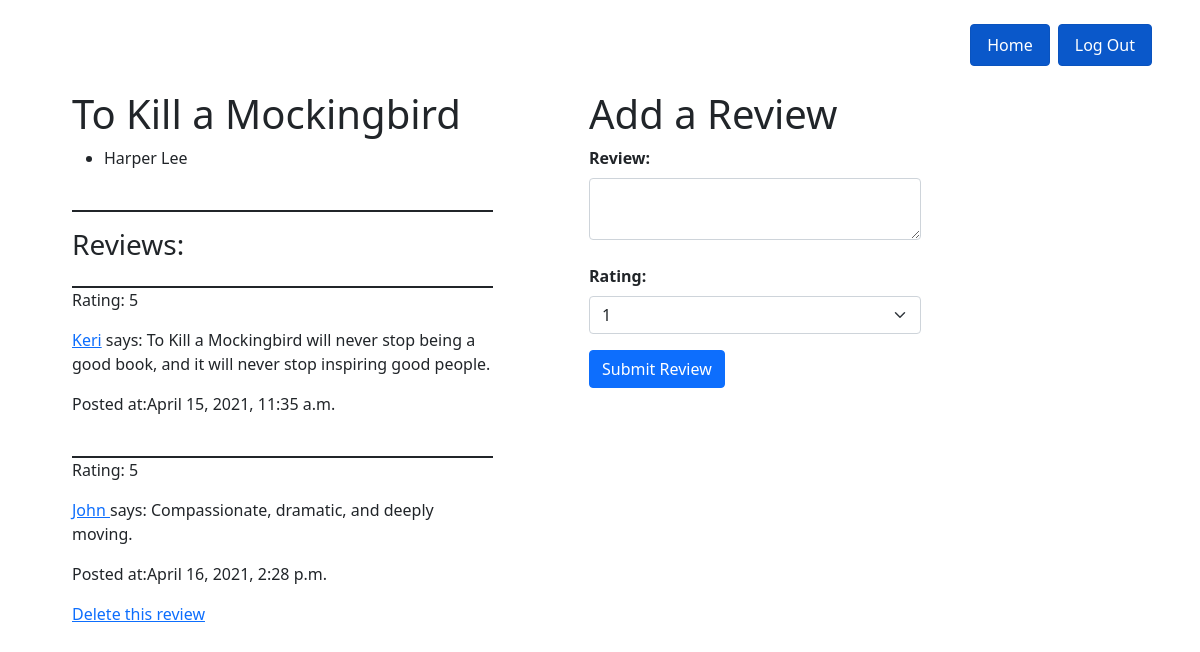
The app's page /book/5 (signed in) with its own data.
### main/models.py (models this page shows)
class Book(models.Model):
    title = models.CharField(max_length=100)
    created_at = models.DateTimeField(auto_now_add=True)
    updated_at = models.DateTimeField(auto_now=True)
    objects= BookManager()

class Author(models.Model):
    name  = models.CharField(max_length=75)
    books = models.ManyToManyField(Book, related_name= "authors")
    created_at = models.DateTimeField(auto_now_add=True)
    updated_at = models.DateTimeField(auto_now=True)
    objects = AuthorManager()

class Review(models.Model):
    content= models.TextField()
    rating= models.IntegerField()
    user_review= models.ForeignKey(User, related_name= "user_reviews", on_delete=models.CASCADE)
    book_reviewed= models.ForeignKey(Book, related_name= "book_reviews", on_delete=models.CASCADE)
    created_at = models.DateTimeField(auto_now_add=True)
    updated_at = models.DateTimeField(auto_now=True)
    objects= ReviewManager()

class User(models.Model):
    name = models.CharField(max_length=50)
    alias = models.CharField(max_length=50)
    email = models.CharField(max_length=50)
    password = models.CharField(max_length=50)
    created_at = models.DateTimeField(auto_now_add=True)
    updated_at = models.DateTimeField(auto_now=True)
    objects = UserManager()

### main/views.py (the view)
# urls.py: path('book/<int:book_id>', views.show_book),
def show_book(request, book_id):
    if 'logged_user' not in request.session:
        messages.error(request, "Please register or log in first!")
        return redirect('/')
    context = {
        'book': Book.objects.get(id=book_id)
    }
    return render(request, 'one_book.html', context)

### main/templates/one_book.html (shortened to what this page needs)
<!DOCTYPE html>
<html lang="en">
<head>
    <link href="https://cdn.jsdelivr.net/npm/bootstrap@5.0.0-beta3/dist/css/bootstrap.min.css" rel="stylesheet">
</head>
<body>
    <div class="container m-4">
        <ul class="nav justify-content-end">
            <li class="nav-item">
                <a href="/user/dashboard" role="button" class="nav-link active btn btn-primary me-2" aria-current= "page">Home</a>
            </li>
            <li class="nav-item">
                <a href="/user/logout" role="button" class="nav-link active btn btn-primary" aria current="page">Log Out</a>
            </li>
        </ul>
        <div class="row m-4">
            <div class="col-5 me-4">
                <h1>{{book.title}}</h1>
                <ul>
                    {% for author in book.authors.all %}
                    <li>{{author.name}}</li>
                    {% endfor %}
                </ul>
                <br>
                <p class="border-dark border-bottom border-2"></p>
                <h3 class="m-auto">Reviews:</h3>
                {% for review in book.book_reviews.all %}
                <br>
                <p class="border-dark border-top border-2">Rating: {{review.rating}}</p>
                <p><a href="/user/{{review.user_review.id}}">{{review.user_review.name}}</a>  says: {{review.content}}</p>
                <p>Posted at:{{review.created_at}}</p>
                {% if review.user_review.id == request.session.logged_user %}
                <a href="/review/{{review.id}}/delete">Delete this review</a>
                {% endif %}
                {% endfor %}
            </div>
            <div class="col-4 ms-5">
                <h1>Add a Review</h1>
                <form action="/book/add_review" method= 'POST'>
                <label for="content" class="form-label fw-bold">Review:</label>
                <textarea name="content" class="form-control"></textarea>
                <br>
                <label for="rating" class="form-label fw-bold">Rating:</label>
                <select name="rating" class="form-select" aria-label= "Default select example">
                    <option value="1">1</option>
                </select>
                <button class="mt-3 btn btn-primary">Submit Review</button>
                </form>
            </div>
        </div>
    </div>
</body>
</html>

### records on screen
Book: title "To Kill a Mockingbird"
Author: name "Harper Lee"
Review: rating "5", user_review.name "Keri", content "To Kill a Mockingbird will never stop being a good book, and it will never stop inspiring good people.", created_at "April 15, 2021, 11:35 a.m."
Review: rating "5", user_review.name "John", content "Compassionate, dramatic, and deeply moving.", created_at "April 16, 2021, 2:28 p.m."
